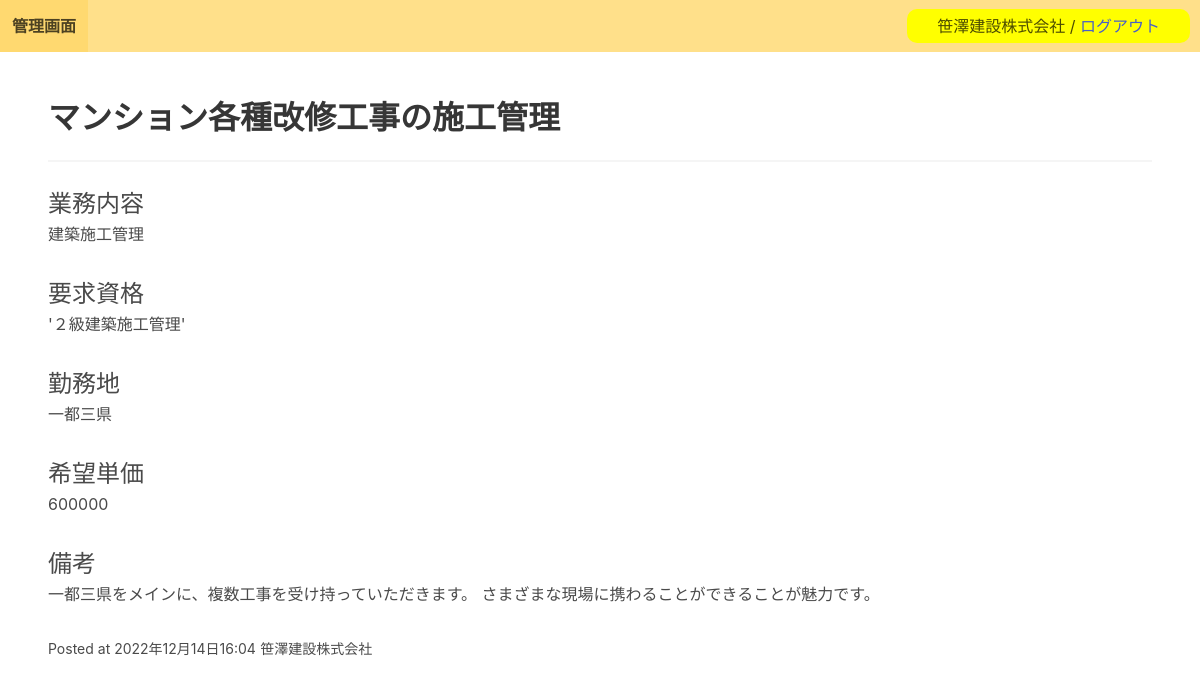
/post6/ (signed in), run on an earlier commit of the app's database.
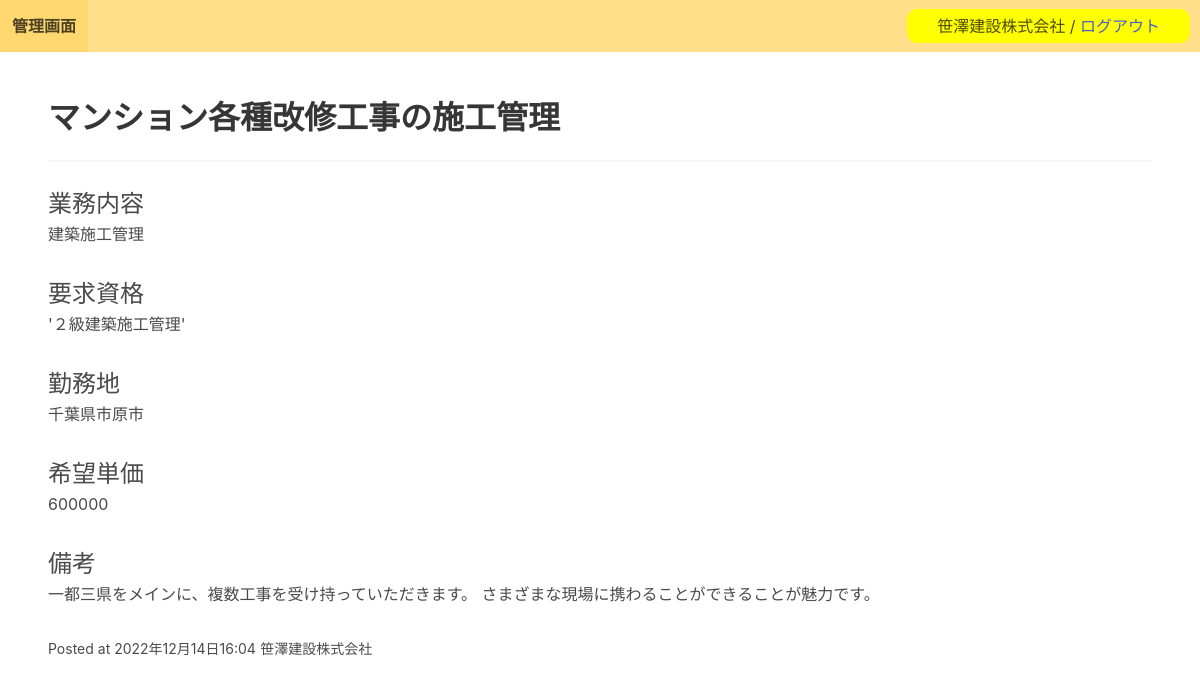
And on a later commit of the database.
### camos_app/models.py (models this page shows)
class Post(models.Model):
    title = models.CharField(max_length=255)
    slug = models.SlugField()
    job = models.CharField(max_length=255)
    qualification = models.CharField(max_length=255)
    location = models.CharField(max_length=255)
    price = models.IntegerField()
    body = models.TextField()
    agent = models.CharField(max_length=255)
    data_added = models.DateTimeField(auto_now_add=True)
    create_user = models.ForeignKey(get_user_model(),on_delete=models.CASCADE)

### camos_app/views.py (the view)
# urls.py: path("<slug:slug>/", post_detail, name="post_detail"),
@login_required(login_url='clientlogin/')
def post_detail(request, slug):
    post = Post.objects.get(slug=slug)
    return render(request, "post_detail.html", {"post": post})

### templates/post_detail.html (shortened to what this page needs)
{% extends "base.html" %}
{% block content %}
<h2 class="title">{{post.title}}</h2>
<hr />
<div style="margin-bottom: 30px;">
    <p class="is-size-4">業務内容</p>
    <p>{{post.job}}</p>
</div>
<div style="margin-bottom: 30px;">
    <p class="is-size-4">要求資格</p>
    <p id="qualification">{{post.qualification}}</p>
</div>
<div style="margin-bottom: 30px;">
    <p class="is-size-4">勤務地</p>
    <p>{{post.location}}</p>
</div>
<div style="margin-bottom: 30px;">
    <p class="is-size-4">希望単価</p>
    <p>{{post.price}}</p>
</div>
<div style="margin-bottom: 30px;">
    <p class="is-size-4">備考</p>
    <p>{{post.body}}</p>
</div>
<small>Posted at {{post.data_added}}</small>
<small>{{post.create_user}}</small>
{% endblock %}

### templates/base.html (shortened to what this page needs)
<!DOCTYPE html>
<html lang="ja">
<head>
    <link rel="stylesheet" href="https://cdn.jsdelivr.net/npm/bulma@0.9.4/css/bulma.min.css">
</head>
<body>
    <nav class="navbar is-warning" style="display: flex; justify-content:space-between; align-items: center;">
            <div class="navbar-brand">
            <a href="/" class="navbar-item">
                <strong>管理画面</strong>
            </a>
            </div>
            <div style="margin-right: 10px; padding: 5px 30px; background-color: yellow; border-radius: 10px;">
                {% if request.user.is_authenticated %}
                <div>{{request.user}} / <a href="{% url 'logout' %}">ログアウト</a></div>
                {% else %}
                <a href="{% url 'login' %}">ログイン</a>
                {% endif %}
            </div>
    </nav>
    <section class="section">
        <div>{% block content %} {% endblock %}</div>
    </section>
</body>
</html>

What changed in the data, as far as the page shows it:
changed Post "マンション各種改修工事の施工管理": location "一都三県" → "千葉県市原市"
